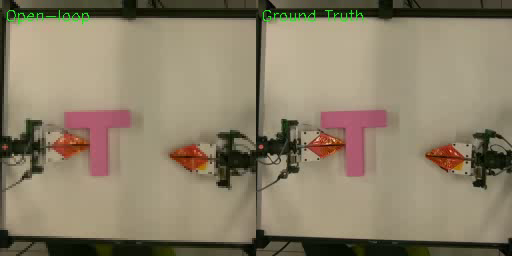
#> input picture part2_samples/ep3_mp4_t000.png, 512 x 256 px
$ python -i physics_metrics.py   (imports and definitions only)
#> lines starting #> are read from the running program, lines starting #| are printed output that depends on the picture; after the words box and inside, x2 and y2 are one past the last pixel; in counts of white or black regions, pixels touching at a corner belong together
# my_project/physics_metrics.py
import numpy as np
import cv2
import matplotlib.pyplot as plt
from yixuan_utilities.hdf5_utils import load_dict_from_hdf5
from yixuan_utilities.draw_utils import center_crop


def extract_state(frame):
    hsv = cv2.cvtColor(frame, cv2.COLOR_RGB2HSV)
#> hsv: shape (256, 512, 3); mean H, S, V 27.5, 75.6, 140.3
    kernel = np.ones((5, 5), np.uint8)

    lower_block = np.array([130, 40, 80])
    upper_block = np.array([175, 255, 255])
    block_mask = cv2.inRange(hsv, lower_block, upper_block)
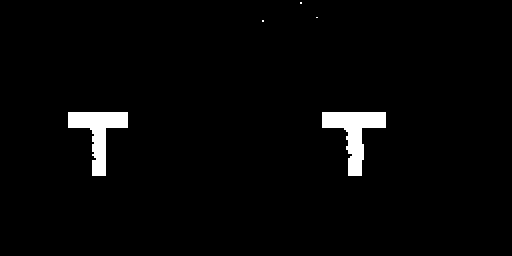
#> block_mask: shape (256, 512); 2.6% white; 5 white regions (3 under 20 px), largest, box (x1, y1, x2, y2) and area: (322, 112, 386, 176) 1744, (68, 112, 128, 176) 1612
    block_mask = cv2.morphologyEx(block_mask, cv2.MORPH_CLOSE, kernel)
#> block_mask: shape (256, 512); 2.6% white; 5 white regions (3 under 20 px), largest, box (x1, y1, x2, y2) and area: (322, 112, 386, 176) 1764, (68, 112, 128, 176) 1636
    block_mask = cv2.morphologyEx(block_mask, cv2.MORPH_OPEN, kernel)
#> block_mask: shape (256, 512); 2.6% white; 2 white regions, box (x1, y1, x2, y2) and area: (322, 112, 386, 176) 1756, (68, 112, 128, 176) 1636

    lower_robot = np.array([0, 80, 80])
    upper_robot = np.array([25, 255, 255])
    robot_mask = cv2.inRange(hsv, lower_robot, upper_robot)
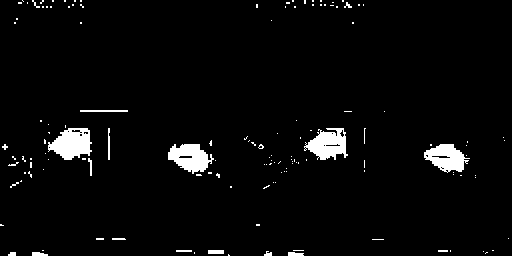
#> robot_mask: shape (256, 512); 3.5% white; 138 white regions (120 under 20 px), largest, box (x1, y1, x2, y2) and area: (48, 128, 92, 160) 951, (304, 128, 348, 160) 882, (168, 144, 214, 174) 854
    robot_mask = cv2.morphologyEx(robot_mask, cv2.MORPH_CLOSE, kernel)
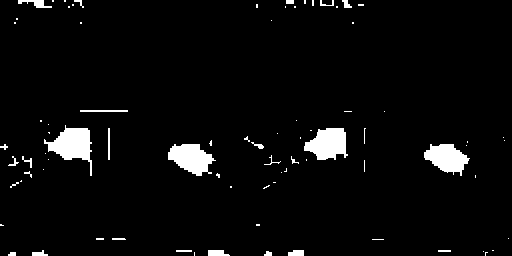
#> robot_mask: shape (256, 512); 4% white; 81 white regions (55 under 20 px)

    state = {}
    block_contours, _ = cv2.findContours(
        block_mask, cv2.RETR_EXTERNAL, cv2.CHAIN_APPROX_SIMPLE)
#> block_contours = 2 contours; box (x1, y1, x2, y2) and area: (322, 112, 386, 176) 1630, (68, 112, 128, 176) 1514

    if block_contours:
        largest = max(block_contours, key=cv2.contourArea)
#> largest = contour of 22 points, box (x1, y1, x2, y2) (322, 112, 386, 176), area 1630
        area = cv2.contourArea(largest)
#> area = 1630
        if area > 50:
            M = cv2.moments(largest)
#> M = moments, m00 1630, centre m10/m00, m01/m00 = (353.9, 132.4)
            if M['m00'] > 0:
                state['block_cx'] = M['m10'] / M['m00']
                state['block_cy'] = M['m01'] / M['m00']
            rect = cv2.minAreaRect(largest)
#> rect = ((353.5, 143.5), (63, 63), -90)
            state['block_angle'] = rect[2]
            state['block_area'] = area
        else:
            state['block_cx'] = state['block_cy'] = 0
            state['block_angle'] = 0
            state['block_area'] = 0
    else:
        state['block_cx'] = state['block_cy'] = 0
        state['block_angle'] = 0
        state['block_area'] = 0

    penetration = cv2.bitwise_and(block_mask, robot_mask)
#> penetration: shape (256, 512); every value is 0
    state['penetration_area'] = int(np.sum(penetration > 0))
    return state


# [81 lines left out: functions compute_physics_metrics, compare_methods, not called in this run]


# [10 lines not run here, left out]

>>> import cv2
>>> picture = cv2.cvtColor(cv2.imread('part2_samples/ep3_mp4_t000.png'), cv2.COLOR_BGR2RGB)
>>> result = extract_state(picture)
#> result = {'block_cx': 353.9, 'block_cy': 132.4, 'block_angle': -90, 'block_area': 1630, 'penetration_area': 0}

$ run again, on part2_samples/ep3_mp4_t050.png
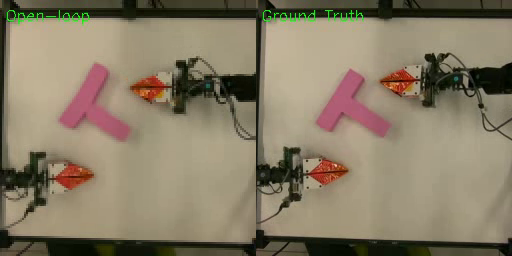
#> input picture part2_samples/ep3_mp4_t050.png, 512 x 256 px
#> hsv: shape (256, 512, 3); mean H, S, V 27.9, 77.1, 137.1
#> in extract_state, `block_mask = cv2.inRange(hsv, lower_block, upper_block)`:
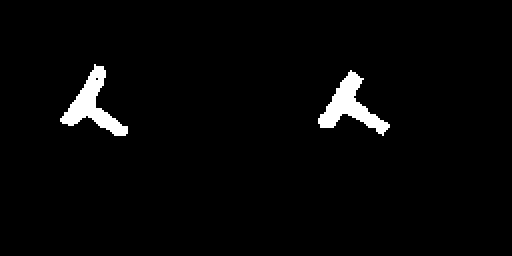
#> block_mask: shape (256, 512); 2.6% white; 2 white regions, box (x1, y1, x2, y2) and area: (318, 70, 390, 136) 1716, (60, 64, 128, 136) 1704
#> in extract_state, `robot_mask = cv2.morphologyEx(robot_mask, cv2.MORPH_CLOSE, kernel)`:
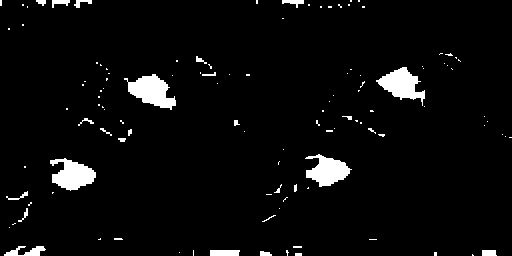
#> robot_mask: shape (256, 512); 4.1% white; 116 white regions (90 under 20 px)
#> block_contours = 2 contours; box (x1, y1, x2, y2) and area: (318, 72, 388, 134) 1572, (62, 66, 128, 136) 1570
#> largest = contour of 142 points, box (x1, y1, x2, y2) (318, 72, 388, 134), area 1572
#> area = 1572
#> M = moments, m00 1572, centre m10/m00, m01/m00 = (349.4, 106.2)
#> rect = ((354.8, 101.3), (58.31, 69.77), -84.09)
#> penetration: shape (256, 512); every value is 0
#> result = {'block_cx': 349.4, 'block_cy': 106.2, 'block_angle': -84.09, 'block_area': 1572, 'penetration_area': 0}

$ run again, on part2_samples/ep3_mp4_t100.png
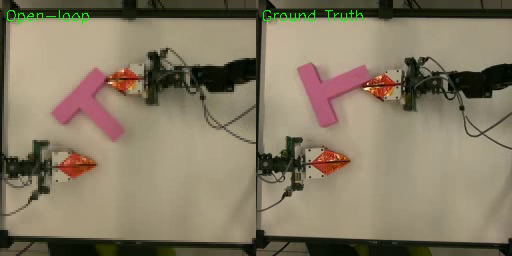
#> input picture part2_samples/ep3_mp4_t100.png, 512 x 256 px
#> hsv: shape (256, 512, 3); mean H, S, V 28.2, 78.2, 134.9
#> in extract_state, `block_mask = cv2.inRange(hsv, lower_block, upper_block)`:
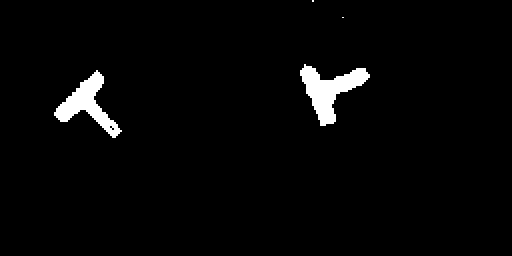
#> block_mask: shape (256, 512); 2.6% white; 4 white regions (2 under 20 px), largest, box (x1, y1, x2, y2) and area: (300, 64, 370, 126) 1816, (54, 70, 122, 138) 1568
#> in extract_state, `robot_mask = cv2.morphologyEx(robot_mask, cv2.MORPH_CLOSE, kernel)`:
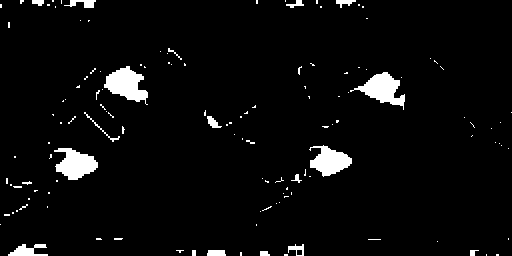
#> robot_mask: shape (256, 512); 4.1% white; 132 white regions (113 under 20 px)
#> block_contours = 2 contours; box (x1, y1, x2, y2) and area: (300, 66, 368, 126) 1688, (56, 72, 120, 136) 1438
#> largest = contour of 109 points, box (x1, y1, x2, y2) (300, 66, 368, 126), area 1688
#> area = 1688.5
#> M = moments, m00 1688.5, centre m10/m00, m01/m00 = (329, 90.05)
#> rect = ((332.7, 96.14), (58.63, 67.29), -87.88)
#> penetration: shape (256, 512); every value is 0
#> result = {'block_cx': 329, 'block_cy': 90.05, 'block_angle': -87.88, 'block_area': 1688.5, 'penetration_area': 0}

$ run again, on part2_samples/ep3_mp4_t150.png
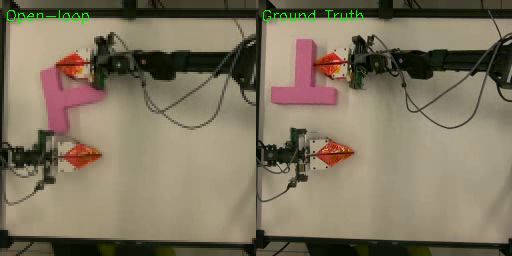
#> input picture part2_samples/ep3_mp4_t150.png, 512 x 256 px
#> hsv: shape (256, 512, 3); mean H, S, V 28.7, 79.7, 129.1
#> in extract_state, `block_mask = cv2.inRange(hsv, lower_block, upper_block)`:
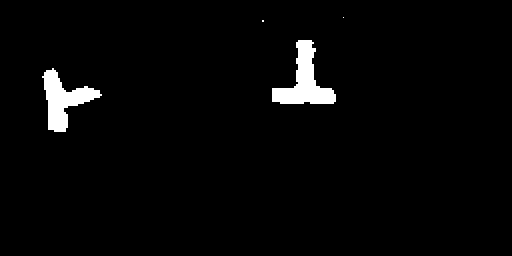
#> block_mask: shape (256, 512); 2.6% white; 4 white regions (2 under 20 px), largest, box (x1, y1, x2, y2) and area: (272, 40, 336, 104) 1812, (42, 68, 102, 132) 1584
#> in extract_state, `robot_mask = cv2.morphologyEx(robot_mask, cv2.MORPH_CLOSE, kernel)`:
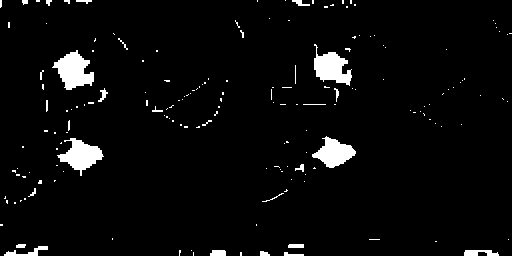
#> robot_mask: shape (256, 512); 3.9% white; 173 white regions (146 under 20 px)
#> block_contours = 2 contours; box (x1, y1, x2, y2) and area: (272, 40, 336, 104) 1690, (44, 70, 100, 132) 1460
#> largest = contour of 61 points, box (x1, y1, x2, y2) (272, 40, 336, 104), area 1690
#> area = 1690.5
#> M = moments, m00 1690.5, centre m10/m00, m01/m00 = (304.1, 81.28)
#> rect = ((303.5, 71.5), (63, 63), -90)
#> penetration: shape (256, 512); every value is 0
#> result = {'block_cx': 304.1, 'block_cy': 81.28, 'block_angle': -90, 'block_area': 1690.5, 'penetration_area': 0}
